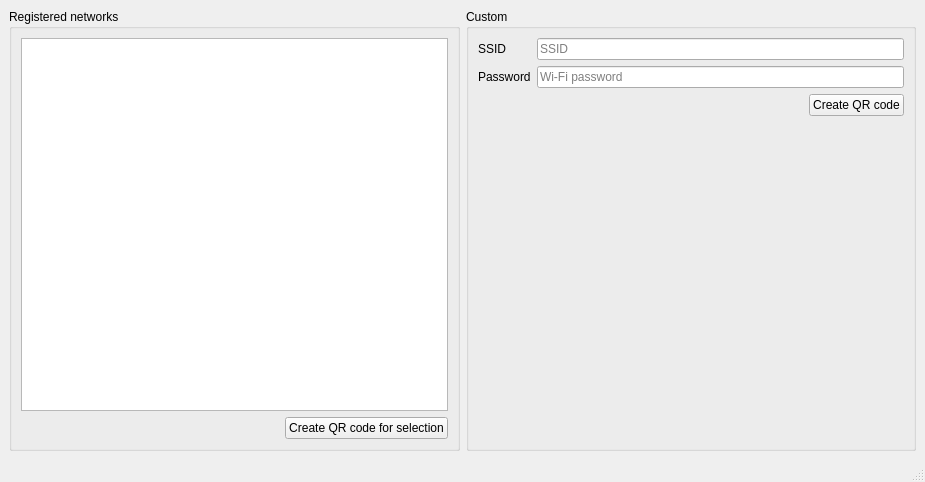
<?xml version="1.0" encoding="UTF-8"?>
<ui version="4.0">
 <class>MainWindow</class>
 <widget class="QMainWindow" name="MainWindow">
  <property name="geometry">
   <rect>
    <x>0</x>
    <y>0</y>
    <width>925</width>
    <height>482</height>
   </rect>
  </property>
  <property name="windowTitle">
   <string>MainWindow</string>
  </property>
  <widget class="QWidget" name="centralwidget">
   <layout class="QHBoxLayout" name="horizontalLayout_3">
    <item>
     <widget class="QGroupBox" name="groupBox_2">
      <property name="title">
       <string>Registered networks</string>
      </property>
      <layout class="QVBoxLayout" name="verticalLayout">
       <item>
        <widget class="QListWidget" name="NetworksList"/>
       </item>
       <item>
        <layout class="QHBoxLayout" name="horizontalLayout_2">
         <item>
          <spacer name="horizontalSpacer_2">
           <property name="orientation">
            <enum>Qt::Horizontal</enum>
           </property>
           <property name="sizeHint" stdset="0">
            <size>
             <width>40</width>
             <height>20</height>
            </size>
           </property>
          </spacer>
         </item>
         <item>
          <widget class="QPushButton" name="GenerateFromListButton">
           <property name="text">
            <string>Create QR code for selection</string>
           </property>
          </widget>
         </item>
        </layout>
       </item>
      </layout>
     </widget>
    </item>
    <item>
     <widget class="QGroupBox" name="groupBox">
      <property name="autoFillBackground">
       <bool>false</bool>
      </property>
      <property name="title">
       <string>Custom</string>
      </property>
      <property name="flat">
       <bool>false</bool>
      </property>
      <property name="checkable">
       <bool>false</bool>
      </property>
      <property name="checked">
       <bool>false</bool>
      </property>
      <layout class="QFormLayout" name="formLayout">
       <item row="7" column="1">
        <widget class="QLineEdit" name="customPasswordInput">
         <property name="text">
          <string/>
         </property>
         <property name="echoMode">
          <enum>QLineEdit::Password</enum>
         </property>
         <property name="placeholderText">
          <string>Wi-Fi password</string>
         </property>
        </widget>
       </item>
       <item row="2" column="0">
        <widget class="QLabel" name="label">
         <property name="text">
          <string>SSID</string>
         </property>
        </widget>
       </item>
       <item row="7" column="0">
        <widget class="QLabel" name="label_2">
         <property name="text">
          <string>Password</string>
         </property>
        </widget>
       </item>
       <item row="2" column="1">
        <widget class="QLineEdit" name="customSsidInput">
         <property name="text">
          <string/>
         </property>
         <property name="placeholderText">
          <string>SSID</string>
         </property>
        </widget>
       </item>
       <item row="9" column="1">
        <layout class="QHBoxLayout" name="horizontalLayout">
         <item>
          <spacer name="horizontalSpacer">
           <property name="orientation">
            <enum>Qt::Horizontal</enum>
           </property>
           <property name="sizeHint" stdset="0">
            <size>
             <width>40</width>
             <height>20</height>
            </size>
           </property>
          </spacer>
         </item>
         <item>
          <widget class="QPushButton" name="createQr">
           <property name="text">
            <string>Create QR code</string>
           </property>
          </widget>
         </item>
        </layout>
       </item>
      </layout>
     </widget>
    </item>
   </layout>
  </widget>
  <widget class="QMenuBar" name="menubar">
   <property name="geometry">
    <rect>
     <x>0</x>
     <y>0</y>
     <width>925</width>
     <height>32</height>
    </rect>
   </property>
  </widget>
  <widget class="QStatusBar" name="statusbar"/>
 </widget>
 <tabstops>
  <tabstop>NetworksList</tabstop>
  <tabstop>GenerateFromListButton</tabstop>
  <tabstop>customSsidInput</tabstop>
  <tabstop>customPasswordInput</tabstop>
  <tabstop>createQr</tabstop>
 </tabstops>
 <resources/>
 <connections>
  <connection>
   <sender>customPasswordInput</sender>
   <signal>returnPressed()</signal>
   <receiver>createQr</receiver>
   <slot>click()</slot>
   <hints>
    <hint type="sourcelabel">
     <x>678</x>
     <y>175</y>
    </hint>
    <hint type="destinationlabel">
     <x>828</x>
     <y>220</y>
    </hint>
   </hints>
  </connection>
  <connection>
   <sender>createQr</sender>
   <signal>clicked()</signal>
   <receiver>MainWindow</receiver>
   <slot>createCustomQR()</slot>
   <hints>
    <hint type="sourcelabel">
     <x>877</x>
     <y>214</y>
    </hint>
    <hint type="destinationlabel">
     <x>922</x>
     <y>425</y>
    </hint>
   </hints>
  </connection>
  <connection>
   <sender>customSsidInput</sender>
   <signal>returnPressed()</signal>
   <receiver>customPasswordInput</receiver>
   <slot>setFocus()</slot>
   <hints>
    <hint type="sourcelabel">
     <x>604</x>
     <y>107</y>
    </hint>
    <hint type="destinationlabel">
     <x>594</x>
     <y>167</y>
    </hint>
   </hints>
  </connection>
 </connections>
 <slots>
  <slot>createCustomQR()</slot>
 </slots>
</ui>
